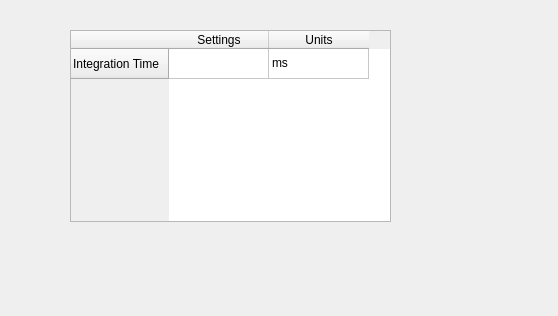
<?xml version="1.0" encoding="UTF-8"?>
<ui version="4.0">
 <class>Form</class>
 <widget class="QWidget" name="Form">
  <property name="geometry">
   <rect>
    <x>0</x>
    <y>0</y>
    <width>558</width>
    <height>316</height>
   </rect>
  </property>
  <property name="windowTitle">
   <string>Form</string>
  </property>
  <widget class="QTableWidget" name="tableWidget">
   <property name="geometry">
    <rect>
     <x>70</x>
     <y>30</y>
     <width>321</width>
     <height>192</height>
    </rect>
   </property>
   <row>
    <property name="text">
     <string>Integration Time</string>
    </property>
   </row>
   <column>
    <property name="text">
     <string>Settings</string>
    </property>
   </column>
   <column>
    <property name="text">
     <string>Units</string>
    </property>
   </column>
   <item row="0" column="1">
    <property name="text">
     <string>ms</string>
    </property>
   </item>
  </widget>
 </widget>
 <resources/>
 <connections/>
</ui>
